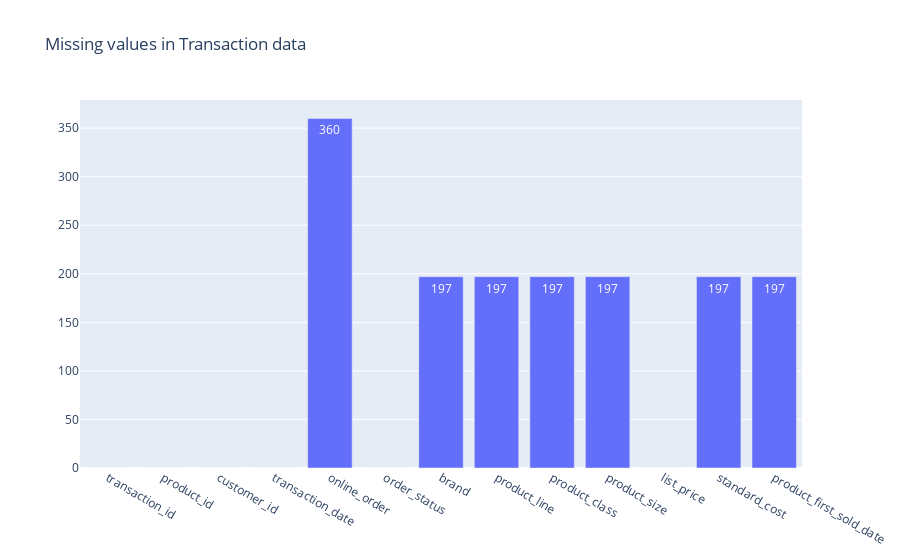

Notebook code cell kept with this figure:
### Code cell
fig = go.Figure()
fig.add_trace(go.Bar(x=transactions_data.columns,
                     y=transactions_data.isnull().sum(),
                     text=transactions_data.isnull().sum(),
                     textposition='auto'))

fig.update_layout(title_text='Missing values in Transaction data')

fig.show()

### Figure 1 — Plotly figure (JSON) as saved in the notebook; plotly's stock layout.template omitted (floating-point values rounded to 4 significant figures)
{"data": [{"text": [0, 0, 0, 0, 360, 0, 197, 197, 197, 197, 0, 197, 197], "textposition": "auto", "type": "bar", "x": ["transaction_id", "product_id", "customer_id", "transaction_date", "online_order", "order_status", "brand", "product_line", "product_class", "product_size", "list_price", "standard_cost", "product_first_sold_date"], "y": [0, 0, 0, 0, 360, 0, 197, 197, 197, 197, 0, 197, 197]}], "layout": {"title": {"text": "Missing values in Transaction data"}}}
